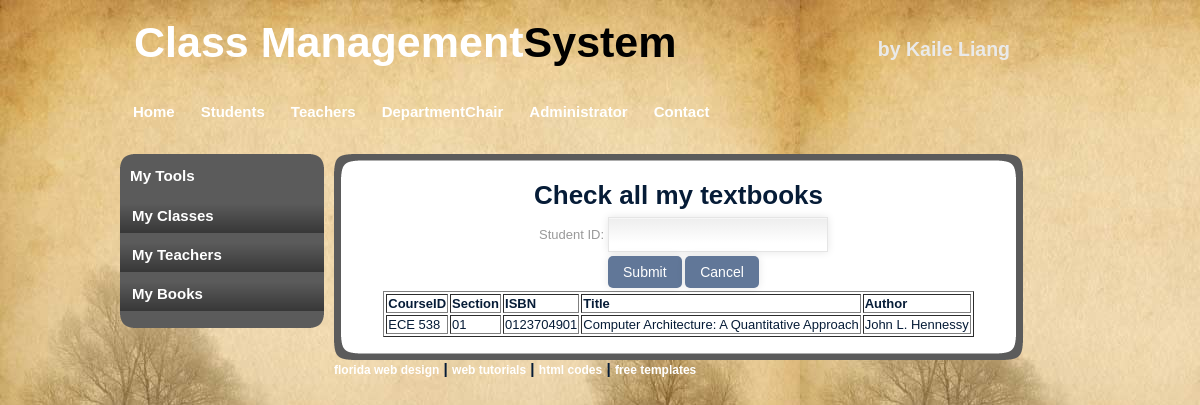
Screenshot of /stu_mybook.php?sid=3 with the database file from the repository.
### tables this page shows
CREATE TABLE IF NOT EXISTS `HaveClass` (
  `student_id` int(11) NOT NULL DEFAULT '0',
  `course_id` varchar(48) NOT NULL DEFAULT '',
  `section` varchar(48) NOT NULL DEFAULT '',
  PRIMARY KEY (`student_id`,`course_id`,`section`)
);

CREATE TABLE IF NOT EXISTS `TextBookOf` (
  `course_id` varchar(48) NOT NULL DEFAULT '',
  `section` varchar(48) NOT NULL DEFAULT '',
  `ISBN` varchar(48) NOT NULL DEFAULT '',
  PRIMARY KEY (`course_id`,`section`,`ISBN`)
);

CREATE TABLE IF NOT EXISTS `Books` (
  `ISBN` varchar(48) NOT NULL,
  `title` varchar(124) DEFAULT NULL,
  `author` varchar(48) DEFAULT NULL,
  PRIMARY KEY (`ISBN`),
  KEY `book_author_index` (`author`)
);

### config/config.php (called while the page is built, shortened)
<?php
class Database
{
  public function __construct()
  {
    $this->con=mysql_connect(DOMAIN, DB_USER, PASSWORD);
  }
  public function query($sql)
  {
    $r = mysql_query($sql);
    return $r;
  }
}
?>

### stu_mybook.php (the view, shortened to what this page needs)
<?php include("include/header.php"); ?>
<div id="leftmenu">
  <div id="leftmenu_top"></div>
  <div id="leftmenu_main">
    <h3>My Tools</h3>
    <ul>
      <li><a href="stu_myclass.php">My Classes</a></li>
      <li><a href="stu_myteacher.php">My Teachers</a></li>
      <li><a href="stu_mybook.php">My Books </a></li>
    </ul>
  </div>
  <div id="leftmenu_bottom"></div>
</div>
<div id="content">
  <div id="content_top"></div>
  <div id="content_main">
    <table>
    <tr>
    <td><h1> Check all my textbooks</h1> </td>
    </tr> </table>
        <form action="stu_mybook.php" method ="get">
       <table><tr><td>
        <p class="form">
          <label for="sid">Student ID: </label> </td>
    <td>	    <input type="text" name="sid" /></td>
        </tr>
         <td></td>
         <td>
        <p class="submit">
          <input type="submit" value="Submit"/>
          <input type="reset" value="Cancel"/>
        </p>
        </td></table>
        </form>
       <?php
       $id = $_GET["sid"];
    if($id)
      {
        $sql= "SELECT course_id,section, ISBN,title,author FROM (HaveClass natural join TextBookOf) natural join Books WHERE student_id ='".$id."'";
        $result = $db->query($sql);
        if($result)
          {
        echo "<table border='1'>
             <tr>
               <th>CourseID</th>
               <th>Section</th>
               <th>ISBN</th>
               <th>Title</th>
               <th>Author</th>
             </tr>";
        while($row = mysql_fetch_array($result))
          {
            echo "<tr>";
            echo "<td>" . $row['course_id'] . "</td>";
            echo "<td>" . $row['section'] . "</td>";
            echo "<td>" . $row['ISBN'] . "</td>";
            echo "<td>" . $row['title'] . "</td>";
            echo "<td>" . $row['author'] . "</td>";
            echo "</tr>";
          }
        echo "</table>";
          }
      }
    ?>
    </div>
    <?php include("include/footer.php"); ?>

### css/style.css (style rules this page uses)
body { margin: 0; padding: 0; text-align: left; font: 12px Arial, Helvetica, sans-serif; font-size: 13px; color: #061C37; background: #CCCCCC; background-image:url(../images/background.jpg); background-repeat:repeat-x; }
* { margin: 0 auto 0 auto; text-align:left; }
#leftmenu { margin-top:15px; width:204px; float:left; }
#leftmenu_top { width:204px; height:13px; background-image:url(../images/leftmenu_top.png); }
#leftmenu_bottom { width:204px; height:13px; background-image:url(../images/leftmenu_bottom.png); }
#leftmenu_main { width:204px; height:auto; background-color:#5B5B5B; }
#leftmenu_main ul { list-style: none; padding: 0px; width:204px; }
#leftmenu_main h3 { list-style: none; padding: 0px; width:204px; color:#FFFFFF; padding-left:10px; padding-bottom:14px; }
#leftmenu_main ul li { list-style: none; padding: 0px; width:204px; text-align:left; }
#leftmenu_main ul li a, #leftmenu_main ul li a:visited { display:block; list-style: none; padding: 0px; width:192px; padding-left:12px; padding-top:4px; height:30px; text-align:left; background-image:url(../images/leftmenu_link.png); background-repeat:repeat-x; margin-top:5px; color:#FFFFFF; text-decoration:none; font-size:15px; font-weight:bold; }
#content { display:block; float:left; width:689px; height:auto; padding-left:10px; padding-top:15px; padding-right:10px; padding-bottom:5px; }
#content_top { background-image:url(../images/main_top.png); background-repeat:no-repeat; width:689px; height:23px; }
#content_main { background-image:url(../images/main_back.png); background-repeat:repeat-y; width:659px; padding-left:15px; padding-right:15px; }
html, body { text-align: center; }
p { text-align: left; }

### css/formstyle.css (style rules this page uses)
input, textarea { padding: 9px; border: solid 1px #E5E5E5; outline: 0; font: normal 13px/100% Verdana, Tahoma, sans-serif; width: 200px; background: #FFFFFF url('bg_form.png') left top repeat-x; background: -webkit-gradient(linear, left top, left 25, from(#FFFFFF), color-stop(4%, #EEEEEE), to(#FFFFFF)); background: -moz-linear-gradient(top, #FFFFFF, #EEEEEE 1px, #FFFFFF 25px); box-shadow: rgba(0,0,0, 0.1) 0px 0px 8px; -moz-box-shadow: rgba(0,0,0, 0.1) 0px 0px 8px; -webkit-box-shadow: rgba(0,0,0, 0.1) 0px 0px 8px; }
.form label { margin-left: 10px; color: #999999; }
.submit input { width: auto; padding: 9px 15px; background: #617798; border: 0; font-size: 14px; color: #FFFFFF; -moz-border-radius: 5px; -webkit-border-radius: 5px; }

### rows the page displays
haveclass: course "ECE 538", section "01", textbookof.ISBN "0123704901", books.title "Computer Architecture: A Quantitative Approach", books.author "John L. Hennessy"
